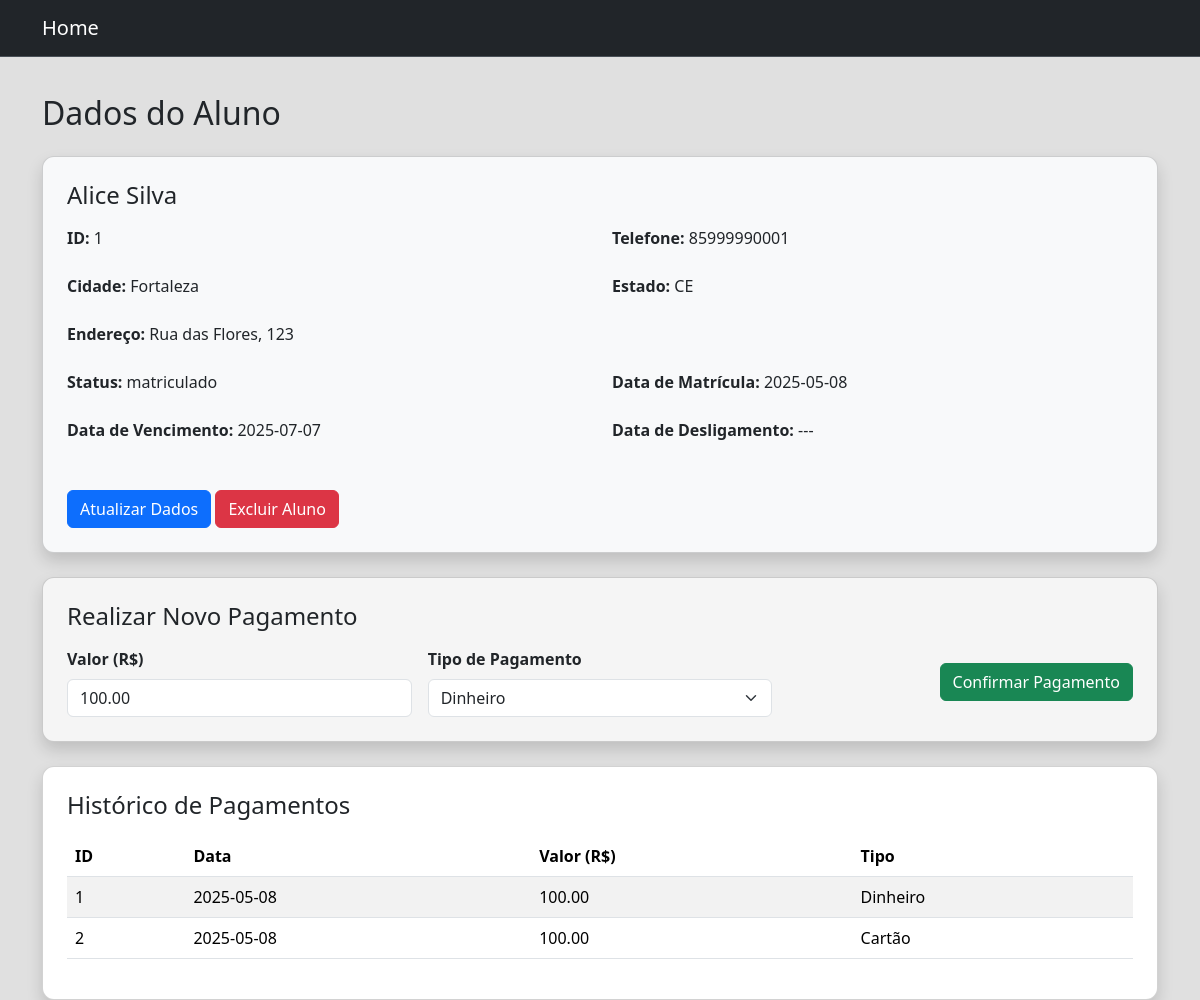
The app's page /aluno/1 with its own data.
### tables this page shows
CREATE TABLE alunos (id INTEGER PRIMARY KEY, 
                                                                    nome TEXT NOT NULL, 
                                                                    endereco TEXT NOT NULL,
                                                                    cidade TEXT NOT NULL,
                                                                    estado TEXT NOT NULL CHECK (LENGTH(estado) = 2),
                                                                    telefone TEXT NOT NULL UNIQUE,
                                                                    status TEXT NOT NULL,
                                                                    data_matricula DATE,
                                                                    data_vencimento DATE,
                                                                    data_desligamento DATE);

CREATE TABLE pagamentos(id_pagamentos INTEGER PRIMARY KEY,
                                                                        data_pagamento DATE NOT NULL,
                                                                        id_aluno INTEGER NOT NULL,
                                                                        valor_pagamento REAL NOT NULL,
                                                                        tipo_pagamento TEXT NOT NULL,
                                                                        FOREIGN KEY (id_aluno) REFERENCES alunos(id));

### app/views.py (the view, shortened to what this page needs)
@app.route("/aluno/<int:id>", methods=["GET"])
def dados_aluno(id):
    alunos = db.listar_alunos()
    for a in alunos:
        if a[0] == id:
            aluno = a
    pagamentos = db.listar_pagamentos(id)
    return render_template('aluno.html', title = "Dados do Aluno", aluno = aluno, pagamentos = pagamentos)

### app/models.py (called while the page is built)
    def abrir_conexao(self):
        try:
            self.connect = sqlite3.connect("database.db")
        except sqlite3.Error as erro:
            print(f"Ocorreu um erro ao abrir o banco de dodos {erro}")

    def fechar_conexao(self):
        try:
            self.connect.close()
            print("Banco foi fechado com sucesso")
        except sqlite3.Error as erro:
            print(f"falha ao fechar o banco {erro}")

    def listar_alunos(self):
        self.abrir_conexao()
        select_query = """ SELECT * FROM alunos """
        alunos = []
        try:
            cursor = self.connect.cursor()
            cursor.execute(select_query)
            alunos = cursor.fetchall()
        except sqlite3.Error as erro:
             print(f"falha ao listar os dados{erro}")
        finally:
            if self.connect:
                cursor.close()
                self.fechar_conexao()
            return alunos

    def listar_pagamentos(self, id_aluno):
        self.abrir_conexao()
        select_query = """ SELECT * FROM pagamentos WHERE id_aluno = ?"""
        pagamentos = []
        try:
            cursor = self.connect.cursor()
            cursor.execute(select_query, (id_aluno,))
            pagamentos = cursor.fetchall()
        except sqlite3.Error as erro:
            print(f"Erro ao listar pagamentos: {erro}")
        finally:
            if self.connect:
                cursor.close()
                self.fechar_conexao()
            return pagamentos

### app/templates/aluno.html (shortened to what this page needs)
{% extends 'layout.html' %}
{% block content %}
<div class="container mt-4">
    <h2 class="mb-4">Dados do Aluno</h2>
    <div class="card shadow p-4 mb-4 bg-light">
        <h4 class="card-title mb-3">{{ aluno[1] }}</h4>
        <div class="row mb-2">
            <div class="col-md-6">
                <p><strong>ID:</strong> {{ aluno[0] }}</p>
            </div>
            <div class="col-md-6">
                <p><strong>Telefone:</strong> {{ aluno[5] }}</p>
            </div>
        </div>
        <div class="row mb-2">
            <div class="col-md-6">
                <p><strong>Cidade:</strong> {{ aluno[3] }}</p>
            </div>
            <div class="col-md-6">
                <p><strong>Estado:</strong> {{ aluno[4] }}</p>
            </div>
        </div>
        <div class="row mb-2">
            <div class="col-md-12">
                <p><strong>Endereço:</strong> {{ aluno[2] }}</p>
            </div>
        </div>
        <div class="row mb-2">
            <div class="col-md-6">
                <p><strong>Status:</strong> {{ aluno[6] }}</p>
            </div>
            <div class="col-md-6">
                <p><strong>Data de Matrícula:</strong> {{ aluno[7] or '---' }}</p>
            </div>
        </div>
        <div class="row mb-2">
            <div class="col-md-6">
                <p><strong>Data de Vencimento:</strong> {{ aluno[8] or '---' }}</p>
            </div>
            <div class="col-md-6">
                <p><strong>Data de Desligamento:</strong> {{ aluno[9] or '---' }}</p>
            </div>
        </div>
        <div class="mt-4">
            <a href="{{ url_for('atualizar_dados_aluno', id=aluno[0]) }}" class="btn btn-primary">Atualizar Dados</a>
            <a href="" class="btn btn-danger" data-bs-target="#deletar" data-bs-toggle="modal">
                Excluir Aluno
            </a>
        </div>
    </div>
    <div class="card shadow p-4 mb-4">
        <h4 class="mb-3">Realizar Novo Pagamento</h4>
        <form action="{{ url_for('novo_pagamento', id=aluno[0]) }}" method="POST">
            <div class="row g-3 align-items-center">
                <div class="col-md-4">
                    <label for="valor" class="form-label"><strong>Valor (R$)</strong></label>
                    <input type="number" name="valor" id="valor" class="form-control" value="100.00" readonly>
                </div>
                <div class="col-md-4">
                    <label for="tipo" class="form-label"><strong>Tipo de Pagamento</strong></label>
                    <select name="tipo" id="tipo" class="form-select" required>
                        <option value="Dinheiro">Dinheiro</option>
                    </select>
                </div>
                <div class="col-md-4 d-flex align-items-end justify-content-end">
                    <button type="button" class="btn btn-success" data-bs-toggle="modal" data-bs-target="#meuModal">Confirmar Pagamento</button>
                </div>
            </div>
        </form>
    </div>
    <div class="card shadow p-4 bg-white">
        <h4 class="mb-3">Histórico de Pagamentos</h4>
        {% if pagamentos %}
            <table class="table table-striped">
                <thead>
                    <tr>
                        <th>ID</th>
                        <th>Data</th>
                        <th>Valor (R$)</th>
                        <th>Tipo</th>
                    </tr>
                </thead>
                <tbody>
                    {% for p in pagamentos %}
                    <tr>
                        <td>{{ p[0] }}</td>
                        <td>{{ p[1] }}</td>
                        <td>{{ "%.2f"|format(p[3]) }}</td>
                        <td>{{ p[4] }}</td>
                    </tr>
                    {% endfor %}
                </tbody>
            </table>
        {% else %}
            <p>Sem pagamentos registrados ainda.</p>
        {% endif %}
    </div>
</div>
{% endblock %}

### app/templates/layout.html (style rules this page uses)
body { background-color: #e0e0e0; padding-top: 70px }
.card { background-color: #f5f5f5; border-radius: 12px; box-shadow: 0 4px 8px rgba(0,0,0,0.1); }

### records on screen
alunos: nome "Alice Silva", id "1", telefone "85999990001", cidade "Fortaleza", estado "CE", endereco "Rua das Flores, 123", status "matriculado", data_matricula "2025-05-08", data_vencimento "2025-07-07"
pagamentos: id_pagamentos "1", data_pagamento "2025-05-08", valor_pagamento "100.00", tipo_pagamento "Dinheiro"
pagamentos: id_pagamentos "2", data_pagamento "2025-05-08", valor_pagamento "100.00", tipo_pagamento "Cartão"

### other values on screen
{{ aluno[9] or '---' }} "---"
